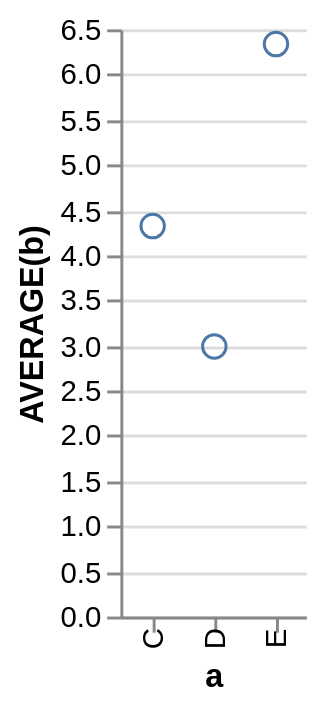

Describe this chart as a Vega-Lite specification.
### Vega specification from a JSON file in a GitHub repository (floating-point values rounded to 4 significant figures)
{"$schema": "http://vega.github.io/schema/vega/v3.0.json", "autosize": "pad", "padding": 5, "encode": {"update": {"fill": {"value": "transparent"}}}, "data": [{"name": "source_0", "values": [{"a": "C", "b": 2}, {"a": "C", "b": 7}, {"a": "C", "b": 4}, {"a": "D", "b": 1}, {"a": "D", "b": 2}, {"a": "D", "b": 6}, {"a": "E", "b": 8}, {"a": "E", "b": 4}, {"a": "E", "b": 7}]}, {"name": "data_0", "source": "source_0", "transform": [{"type": "formula", "expr": "toNumber(datum[\"b\"])", "as": "b"}, {"type": "filter", "expr": "datum[\"b\"] !== null && !isNaN(datum[\"b\"])"}, {"type": "aggregate", "groupby": ["a"], "ops": ["average"], "fields": ["b"], "as": ["average_b"]}]}], "signals": [{"name": "width", "update": "bandspace(domain('x').length, 1, 0.5) * 21"}, {"name": "height", "update": "200"}], "marks": [{"name": "marks", "type": "symbol", "role": "point", "from": {"data": "data_0"}, "encode": {"update": {"x": {"scale": "x", "field": "a"}, "y": {"scale": "y", "field": "average_b"}, "stroke": {"value": "#4c78a8"}, "fill": {"value": "transparent"}}}}], "scales": [{"name": "x", "type": "point", "domain": {"data": "data_0", "field": "a", "sort": true}, "range": {"step": 21}, "round": true, "padding": 0.5}, {"name": "y", "type": "linear", "domain": {"data": "data_0", "field": "average_b"}, "range": [200, 0], "round": true, "nice": true, "zero": true}], "axes": [{"scale": "x", "orient": "bottom", "tickCount": 5, "title": "a", "zindex": 1, "encode": {"labels": {"update": {"angle": {"value": 270}, "baseline": {"value": "middle"}}}}}, {"scale": "y", "format": "s", "orient": "left", "title": "AVERAGE(b)", "zindex": 1}, {"scale": "y", "domain": false, "format": "s", "grid": true, "labels": false, "orient": "left", "ticks": false, "zindex": 0, "gridScale": "x"}]}
